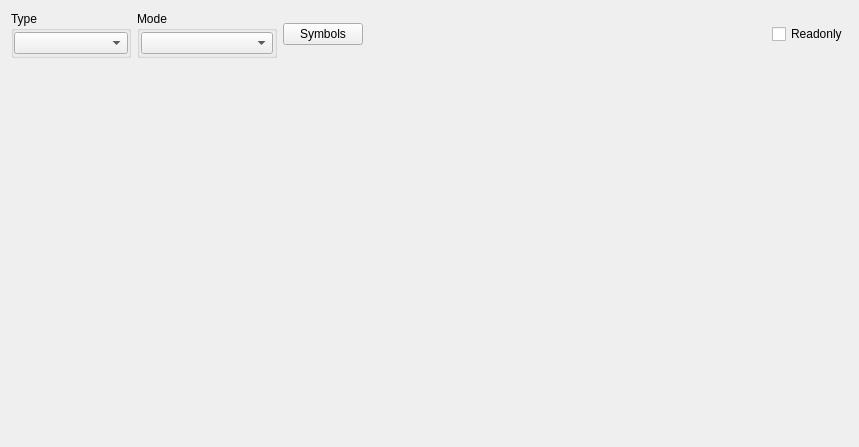
<?xml version="1.0" encoding="UTF-8"?>
<ui version="4.0">
 <class>XMultiDisasmWidget</class>
 <widget class="QWidget" name="XMultiDisasmWidget">
  <property name="geometry">
   <rect>
    <x>0</x>
    <y>0</y>
    <width>859</width>
    <height>447</height>
   </rect>
  </property>
  <property name="windowTitle">
   <string>Form</string>
  </property>
  <layout class="QVBoxLayout" name="verticalLayout">
   <item>
    <layout class="QHBoxLayout" name="horizontalLayout">
     <item>
      <widget class="QGroupBox" name="groupBoxType">
       <property name="minimumSize">
        <size>
         <width>120</width>
         <height>0</height>
        </size>
       </property>
       <property name="title">
        <string>Type</string>
       </property>
       <layout class="QVBoxLayout" name="verticalLayout_3">
        <property name="leftMargin">
         <number>0</number>
        </property>
        <property name="topMargin">
         <number>0</number>
        </property>
        <property name="rightMargin">
         <number>0</number>
        </property>
        <property name="bottomMargin">
         <number>0</number>
        </property>
        <item>
         <widget class="QComboBox" name="comboBoxType"/>
        </item>
       </layout>
      </widget>
     </item>
     <item>
      <widget class="QGroupBox" name="groupBoxMode">
       <property name="minimumSize">
        <size>
         <width>140</width>
         <height>0</height>
        </size>
       </property>
       <property name="maximumSize">
        <size>
         <width>140</width>
         <height>16777215</height>
        </size>
       </property>
       <property name="title">
        <string>Mode</string>
       </property>
       <layout class="QVBoxLayout" name="verticalLayout_2">
        <property name="leftMargin">
         <number>1</number>
        </property>
        <property name="topMargin">
         <number>1</number>
        </property>
        <property name="rightMargin">
         <number>1</number>
        </property>
        <property name="bottomMargin">
         <number>1</number>
        </property>
        <item>
         <widget class="QComboBox" name="comboBoxMode"/>
        </item>
       </layout>
      </widget>
     </item>
     <item>
      <widget class="QPushButton" name="pushButtonSymbols">
       <property name="text">
        <string>Symbols</string>
       </property>
      </widget>
     </item>
     <item>
      <spacer name="horizontalSpacer_2">
       <property name="orientation">
        <enum>Qt::Horizontal</enum>
       </property>
       <property name="sizeHint" stdset="0">
        <size>
         <width>40</width>
         <height>20</height>
        </size>
       </property>
      </spacer>
     </item>
     <item>
      <widget class="QCheckBox" name="checkBoxReadonly">
       <property name="text">
        <string>Readonly</string>
       </property>
      </widget>
     </item>
    </layout>
   </item>
   <item>
    <widget class="XDisasmView" name="scrollAreaDisasm" native="true">
     <property name="sizePolicy">
      <sizepolicy hsizetype="Preferred" vsizetype="Expanding">
       <horstretch>0</horstretch>
       <verstretch>0</verstretch>
      </sizepolicy>
     </property>
     <property name="widgetResizable" stdset="0">
      <bool>true</bool>
     </property>
    </widget>
   </item>
  </layout>
 </widget>
 <customwidgets>
  <customwidget>
   <class>XDisasmView</class>
   <extends>QWidget</extends>
   <header>xdisasmview.h</header>
   <container>1</container>
  </customwidget>
 </customwidgets>
 <resources/>
 <connections/>
</ui>
